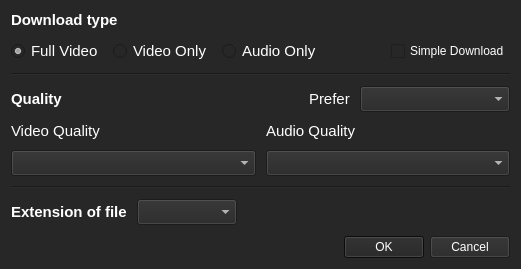
<?xml version="1.0" encoding="UTF-8"?>
<ui version="4.0">
 <class>DownloadSettings_Dialog</class>
 <widget class="QDialog" name="DownloadSettings_Dialog">
  <property name="geometry">
   <rect>
    <x>0</x>
    <y>0</y>
    <width>521</width>
    <height>269</height>
   </rect>
  </property>
  <property name="sizePolicy">
   <sizepolicy hsizetype="Expanding" vsizetype="Expanding">
    <horstretch>0</horstretch>
    <verstretch>0</verstretch>
   </sizepolicy>
  </property>
  <property name="minimumSize">
   <size>
    <width>500</width>
    <height>250</height>
   </size>
  </property>
  <property name="maximumSize">
   <size>
    <width>600</width>
    <height>600</height>
   </size>
  </property>
  <property name="baseSize">
   <size>
    <width>500</width>
    <height>250</height>
   </size>
  </property>
  <property name="font">
   <font>
    <family>Arial</family>
    <pointsize>11</pointsize>
   </font>
  </property>
  <property name="windowTitle">
   <string>Advanced Settings (Download)</string>
  </property>
  <property name="styleSheet">
   <string notr="true">background-color: rgb(39, 39, 39);
color: rgb(255, 255, 255);
alternate-background-color: rgb(39, 39, 39);
selection-background-color: rgb(15, 15, 15);</string>
  </property>
  <layout class="QVBoxLayout" name="verticalLayout_2">
   <item>
    <layout class="QVBoxLayout" name="verticalLayout">
     <property name="spacing">
      <number>10</number>
     </property>
     <item>
      <widget class="QLabel" name="label">
       <property name="sizePolicy">
        <sizepolicy hsizetype="Preferred" vsizetype="Minimum">
         <horstretch>0</horstretch>
         <verstretch>0</verstretch>
        </sizepolicy>
       </property>
       <property name="font">
        <font>
         <family>Arial</family>
         <pointsize>11</pointsize>
         <weight>75</weight>
         <bold>true</bold>
        </font>
       </property>
       <property name="text">
        <string>Download type</string>
       </property>
      </widget>
     </item>
     <item>
      <layout class="QHBoxLayout" name="horizontalLayout">
       <property name="sizeConstraint">
        <enum>QLayout::SetMinimumSize</enum>
       </property>
       <item>
        <widget class="QRadioButton" name="Full_video_radioButton">
         <property name="font">
          <font>
           <family>Arial</family>
           <pointsize>11</pointsize>
          </font>
         </property>
         <property name="text">
          <string>Full Video</string>
         </property>
         <property name="checked">
          <bool>true</bool>
         </property>
        </widget>
       </item>
       <item>
        <widget class="QRadioButton" name="Video_radioButton">
         <property name="font">
          <font>
           <family>Arial</family>
           <pointsize>11</pointsize>
          </font>
         </property>
         <property name="text">
          <string>Video Only</string>
         </property>
        </widget>
       </item>
       <item>
        <widget class="QRadioButton" name="Audio_radioButton">
         <property name="font">
          <font>
           <family>Arial</family>
           <pointsize>11</pointsize>
          </font>
         </property>
         <property name="text">
          <string>Audio Only</string>
         </property>
        </widget>
       </item>
       <item>
        <spacer name="horizontalSpacer_2">
         <property name="orientation">
          <enum>Qt::Horizontal</enum>
         </property>
         <property name="sizeType">
          <enum>QSizePolicy::Expanding</enum>
         </property>
         <property name="sizeHint" stdset="0">
          <size>
           <width>40</width>
           <height>20</height>
          </size>
         </property>
        </spacer>
       </item>
       <item>
        <widget class="QCheckBox" name="Simple_download_checkBox">
         <property name="sizePolicy">
          <sizepolicy hsizetype="Fixed" vsizetype="Fixed">
           <horstretch>0</horstretch>
           <verstretch>0</verstretch>
          </sizepolicy>
         </property>
         <property name="font">
          <font>
           <family>Arial</family>
           <pointsize>9</pointsize>
          </font>
         </property>
         <property name="text">
          <string>Simple Download</string>
         </property>
        </widget>
       </item>
      </layout>
     </item>
     <item>
      <widget class="Line" name="line">
       <property name="orientation">
        <enum>Qt::Horizontal</enum>
       </property>
      </widget>
     </item>
     <item>
      <layout class="QHBoxLayout" name="horizontalLayout_2">
       <item>
        <widget class="QLabel" name="label_2">
         <property name="sizePolicy">
          <sizepolicy hsizetype="Expanding" vsizetype="Minimum">
           <horstretch>0</horstretch>
           <verstretch>0</verstretch>
          </sizepolicy>
         </property>
         <property name="font">
          <font>
           <family>Arial</family>
           <pointsize>11</pointsize>
           <weight>75</weight>
           <bold>true</bold>
          </font>
         </property>
         <property name="text">
          <string>Quality</string>
         </property>
        </widget>
       </item>
       <item>
        <widget class="QLabel" name="label_6">
         <property name="sizePolicy">
          <sizepolicy hsizetype="Minimum" vsizetype="Minimum">
           <horstretch>0</horstretch>
           <verstretch>0</verstretch>
          </sizepolicy>
         </property>
         <property name="font">
          <font>
           <family>Arial</family>
           <pointsize>11</pointsize>
          </font>
         </property>
         <property name="text">
          <string>Prefer</string>
         </property>
        </widget>
       </item>
       <item>
        <widget class="QComboBox" name="Prefer_quality_comboBox">
         <property name="sizePolicy">
          <sizepolicy hsizetype="Fixed" vsizetype="Fixed">
           <horstretch>0</horstretch>
           <verstretch>0</verstretch>
          </sizepolicy>
         </property>
         <property name="minimumSize">
          <size>
           <width>150</width>
           <height>0</height>
          </size>
         </property>
         <property name="font">
          <font>
           <family>Arial</family>
           <pointsize>11</pointsize>
          </font>
         </property>
        </widget>
       </item>
      </layout>
     </item>
     <item>
      <layout class="QGridLayout" name="gridLayout_2">
       <property name="sizeConstraint">
        <enum>QLayout::SetFixedSize</enum>
       </property>
       <item row="0" column="1">
        <widget class="QLabel" name="label_5">
         <property name="sizePolicy">
          <sizepolicy hsizetype="Preferred" vsizetype="Fixed">
           <horstretch>0</horstretch>
           <verstretch>0</verstretch>
          </sizepolicy>
         </property>
         <property name="font">
          <font>
           <family>Arial</family>
           <pointsize>11</pointsize>
          </font>
         </property>
         <property name="text">
          <string>Audio Quality</string>
         </property>
        </widget>
       </item>
       <item row="1" column="0">
        <widget class="QComboBox" name="Video_quality_comboBox">
         <property name="font">
          <font>
           <family>Arial</family>
           <pointsize>11</pointsize>
          </font>
         </property>
        </widget>
       </item>
       <item row="1" column="1">
        <widget class="QComboBox" name="Audio_quality_comboBox">
         <property name="font">
          <font>
           <family>Arial</family>
           <pointsize>11</pointsize>
          </font>
         </property>
        </widget>
       </item>
       <item row="0" column="0">
        <widget class="QLabel" name="label_3">
         <property name="sizePolicy">
          <sizepolicy hsizetype="Preferred" vsizetype="Fixed">
           <horstretch>0</horstretch>
           <verstretch>0</verstretch>
          </sizepolicy>
         </property>
         <property name="font">
          <font>
           <family>Arial</family>
           <pointsize>11</pointsize>
          </font>
         </property>
         <property name="text">
          <string>Video Quality</string>
         </property>
        </widget>
       </item>
      </layout>
     </item>
     <item>
      <widget class="Line" name="line_2">
       <property name="orientation">
        <enum>Qt::Horizontal</enum>
       </property>
      </widget>
     </item>
     <item>
      <layout class="QHBoxLayout" name="horizontalLayout_3">
       <item>
        <widget class="QLabel" name="label_7">
         <property name="sizePolicy">
          <sizepolicy hsizetype="Minimum" vsizetype="Preferred">
           <horstretch>0</horstretch>
           <verstretch>0</verstretch>
          </sizepolicy>
         </property>
         <property name="font">
          <font>
           <family>Arial</family>
           <pointsize>11</pointsize>
           <weight>75</weight>
           <bold>true</bold>
          </font>
         </property>
         <property name="text">
          <string>Extension of file</string>
         </property>
        </widget>
       </item>
       <item>
        <widget class="QComboBox" name="Extensions_comboBox">
         <property name="sizePolicy">
          <sizepolicy hsizetype="Fixed" vsizetype="Fixed">
           <horstretch>0</horstretch>
           <verstretch>0</verstretch>
          </sizepolicy>
         </property>
         <property name="minimumSize">
          <size>
           <width>100</width>
           <height>0</height>
          </size>
         </property>
        </widget>
       </item>
       <item>
        <spacer name="horizontalSpacer">
         <property name="orientation">
          <enum>Qt::Horizontal</enum>
         </property>
         <property name="sizeHint" stdset="0">
          <size>
           <width>40</width>
           <height>20</height>
          </size>
         </property>
        </spacer>
       </item>
      </layout>
     </item>
    </layout>
   </item>
   <item>
    <spacer name="verticalSpacer_2">
     <property name="orientation">
      <enum>Qt::Vertical</enum>
     </property>
     <property name="sizeHint" stdset="0">
      <size>
       <width>20</width>
       <height>40</height>
      </size>
     </property>
    </spacer>
   </item>
   <item>
    <widget class="QDialogButtonBox" name="buttonBox">
     <property name="standardButtons">
      <set>QDialogButtonBox::Cancel|QDialogButtonBox::Ok</set>
     </property>
    </widget>
   </item>
  </layout>
 </widget>
 <resources/>
 <connections/>
</ui>
